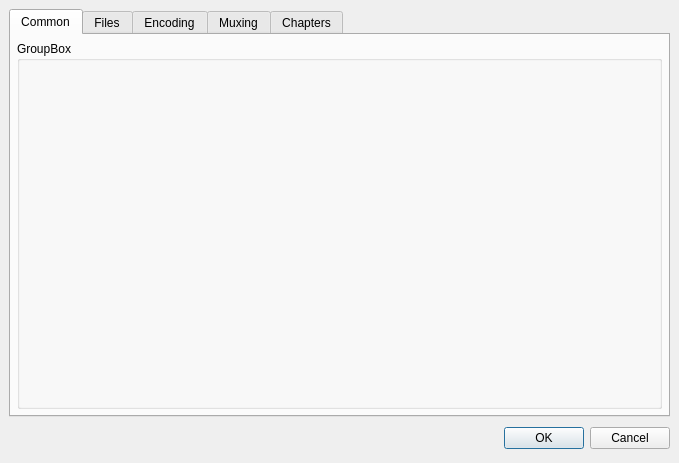
<ui version="4.0" >
 <author></author>
 <comment></comment>
 <exportmacro></exportmacro>
 <class>TTSettingsDialog</class>
 <widget class="QDialog" name="TTSettingsDialog" >
  <property name="geometry" >
   <rect>
    <x>0</x>
    <y>0</y>
    <width>679</width>
    <height>463</height>
   </rect>
  </property>
  <property name="windowTitle" >
   <string>TTCut - Settings</string>
  </property>
  <layout class="QGridLayout" >
   <property name="margin" >
    <number>9</number>
   </property>
   <property name="spacing" >
    <number>6</number>
   </property>
   <item row="0" column="0" >
    <widget class="QTabWidget" name="settingsTab" >
     <property name="tabShape" >
      <enum>QTabWidget::Rounded</enum>
     </property>
     <widget class="QWidget" name="tabCommon" >
      <attribute name="title" >
       <string>Common</string>
      </attribute>
      <attribute name="icon" >
       <iconset resource="ttsettingsdialog.qrc" >:/pixmaps/pixmaps/settings_18.xpm</iconset>
      </attribute>
      <layout class="QGridLayout" >
       <property name="margin" >
        <number>6</number>
       </property>
       <property name="spacing" >
        <number>6</number>
       </property>
       <item row="0" column="0" >
        <widget class="TTCutSettingsCommon" name="commonPage" >
         <property name="title" >
          <string>GroupBox</string>
         </property>
        </widget>
       </item>
      </layout>
     </widget>
     <widget class="QWidget" name="tabFiles" >
      <attribute name="title" >
       <string>Files</string>
      </attribute>
      <attribute name="icon" >
       <iconset resource="ttsettingsdialog.qrc" >:/pixmaps/pixmaps/pipe.png</iconset>
      </attribute>
      <layout class="QGridLayout" >
       <property name="margin" >
        <number>6</number>
       </property>
       <property name="spacing" >
        <number>6</number>
       </property>
       <item row="0" column="0" >
        <widget class="TTCutSettingsFiles" name="filesPage" >
         <property name="title" >
          <string>GroupBox</string>
         </property>
        </widget>
       </item>
      </layout>
     </widget>
     <widget class="QWidget" name="tabEncoding" >
      <attribute name="title" >
       <string>Encoding</string>
      </attribute>
      <attribute name="icon" >
       <iconset resource="ttsettingsdialog.qrc" >:/pixmaps/pixmaps/exec.png</iconset>
      </attribute>
      <layout class="QGridLayout" >
       <property name="margin" >
        <number>6</number>
       </property>
       <property name="spacing" >
        <number>6</number>
       </property>
       <item row="0" column="0" >
        <widget class="TTCutSettingsEncoder" name="encodingPage" >
         <property name="title" >
          <string>GroupBox</string>
         </property>
        </widget>
       </item>
      </layout>
     </widget>
     <widget class="QWidget" name="tabMuxing" >
      <attribute name="title" >
       <string>Muxing</string>
      </attribute>
      <attribute name="icon" >
       <iconset resource="ttsettingsdialog.qrc" >:/pixmaps/pixmaps/filter.png</iconset>
      </attribute>
      <layout class="QGridLayout" >
       <property name="margin" >
        <number>6</number>
       </property>
       <property name="spacing" >
        <number>6</number>
       </property>
       <item row="0" column="0" >
        <widget class="TTCutSettingsMuxer" name="muxingPage" >
         <property name="title" >
          <string>GroupBox</string>
         </property>
        </widget>
       </item>
      </layout>
     </widget>
     <widget class="QWidget" name="tabChapters" >
      <attribute name="title" >
       <string>Chapters</string>
      </attribute>
      <attribute name="icon" >
       <iconset resource="ttsettingsdialog.qrc" >:/pixmaps/pixmaps/chapter_18.xpm</iconset>
      </attribute>
      <layout class="QGridLayout" >
       <property name="margin" >
        <number>6</number>
       </property>
       <property name="spacing" >
        <number>6</number>
       </property>
       <item row="0" column="0" >
        <widget class="TTCutSettingsChapter" name="chaptersPage" >
         <property name="title" >
          <string>GroupBox</string>
         </property>
        </widget>
       </item>
      </layout>
     </widget>
    </widget>
   </item>
   <item row="1" column="0" >
    <layout class="QHBoxLayout" >
     <property name="margin" >
      <number>0</number>
     </property>
     <property name="spacing" >
      <number>6</number>
     </property>
     <item>
      <spacer>
       <property name="orientation" >
        <enum>Qt::Horizontal</enum>
       </property>
       <property name="sizeHint" >
        <size>
         <width>131</width>
         <height>31</height>
        </size>
       </property>
      </spacer>
     </item>
     <item>
      <widget class="QPushButton" name="okButton" >
       <property name="text" >
        <string>OK</string>
       </property>
      </widget>
     </item>
     <item>
      <widget class="QPushButton" name="cancelButton" >
       <property name="text" >
        <string>Cancel</string>
       </property>
      </widget>
     </item>
    </layout>
   </item>
  </layout>
 </widget>
 <pixmapfunction></pixmapfunction>
 <customwidgets>
  <customwidget>
   <class>TTCutSettingsFiles</class>
   <extends>QGroupBox</extends>
   <header>../gui/ttcutsettingsfiles.h</header>
   <container>0</container>
   <pixmap></pixmap>
  </customwidget>
  <customwidget>
   <class>TTCutSettingsEncoder</class>
   <extends>QGroupBox</extends>
   <header>../gui/ttcutsettingsencoder.h</header>
   <container>0</container>
   <pixmap></pixmap>
  </customwidget>
  <customwidget>
   <class>TTCutSettingsMuxer</class>
   <extends>QGroupBox</extends>
   <header>../gui/ttcutsettingsmuxer.h</header>
   <container>0</container>
   <pixmap></pixmap>
  </customwidget>
  <customwidget>
   <class>TTCutSettingsChapter</class>
   <extends>QGroupBox</extends>
   <header>../gui/ttcutsettingschapter.h</header>
   <container>0</container>
   <pixmap></pixmap>
  </customwidget>
  <customwidget>
   <class>TTCutSettingsCommon</class>
   <extends>QGroupBox</extends>
   <header>../gui/ttcutsettingscommon.h</header>
   <container>0</container>
   <pixmap></pixmap>
  </customwidget>
 </customwidgets>
 <resources>
  <include location="ttsettingsdialog.qrc" />
 </resources>
 <connections>
  <connection>
   <sender>okButton</sender>
   <signal>clicked()</signal>
   <receiver>TTSettingsDialog</receiver>
   <slot>accept()</slot>
   <hints>
    <hint type="sourcelabel" >
     <x>278</x>
     <y>253</y>
    </hint>
    <hint type="destinationlabel" >
     <x>96</x>
     <y>254</y>
    </hint>
   </hints>
  </connection>
  <connection>
   <sender>cancelButton</sender>
   <signal>clicked()</signal>
   <receiver>TTSettingsDialog</receiver>
   <slot>reject()</slot>
   <hints>
    <hint type="sourcelabel" >
     <x>369</x>
     <y>253</y>
    </hint>
    <hint type="destinationlabel" >
     <x>179</x>
     <y>282</y>
    </hint>
   </hints>
  </connection>
 </connections>
</ui>
